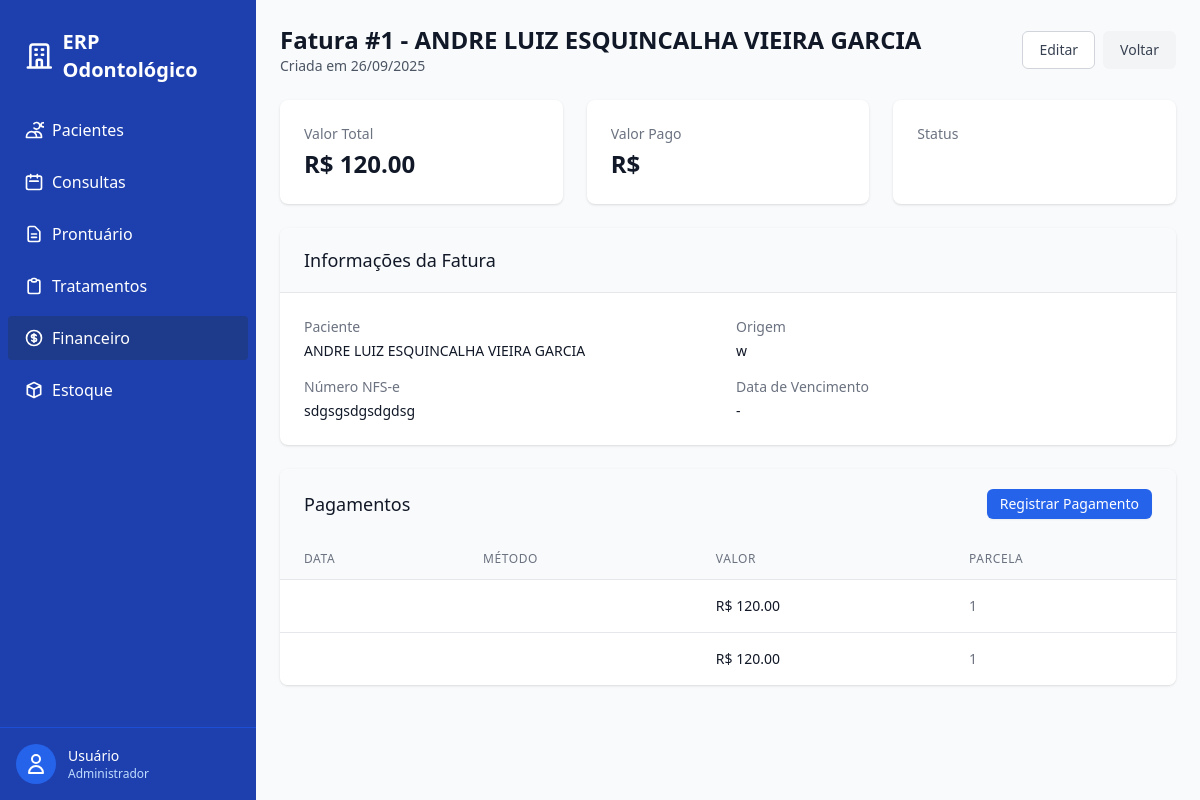
Page /financeiro/faturas/1/ (signed in) on the committed database.
### financeiro/models.py (models this page shows, shortened)
class Fatura(models.Model):
    class Status(models.TextChoices):
        ABERTA = "AB", "Aberta"
        PARCIAL = "PA", "Parcial"
        PAGA = "PG", "Paga"
        CANCELADA = "CA", "Cancelada"
    paciente = models.ForeignKey(Paciente, on_delete=models.PROTECT, related_name="faturas")
    origem = models.CharField(max_length=60, blank=True)  # ex.: consulta, plano, avulsa
    valor = models.DecimalField(max_digits=10, decimal_places=2)
    status = models.CharField(max_length=2, choices=Status.choices, default=Status.ABERTA)
    numero_nfse = models.CharField(max_length=60, blank=True)
    criado_em = models.DateTimeField(auto_now_add=True)
    class Meta:
        ordering = ["-criado_em"]
        verbose_name = "Fatura"
        verbose_name_plural = "Faturas"

class Pagamento(models.Model):
    class Metodo(models.TextChoices):
        PIX = "PX", "PIX"
        CARTAO = "CC", "Cartão"
        DINHEIRO = "DN", "Dinheiro"
        BOLETO = "BL", "Boleto"
    fatura = models.ForeignKey(Fatura, on_delete=models.CASCADE, related_name="pagamentos")
    metodo_pagamento = models.CharField(max_length=2, choices=Metodo.choices)
    valor = models.DecimalField(max_digits=10, decimal_places=2)
    pago_em = models.DateTimeField(auto_now_add=True)
    parcela = models.PositiveIntegerField(default=1)
    class Meta:
        ordering = ["-pago_em"]
        verbose_name = "Pagamento"
        verbose_name_plural = "Pagamentos"

### pacientes/models.py (models this page shows, shortened)
class Paciente(models.Model):
    nome = models.CharField(max_length=250)
    cpf = models.CharField(unique=True)
    data_nascimento = models.DateField()
    telefone = models.CharField()
    email = models.EmailField(blank=True)
    endereco = models.TextField(blank=True)
    is_active = models.BooleanField(default=True)
    deleted_at = models.DateTimeField(null=True, blank=True)
    criado_em = models.DateTimeField(auto_now_add=True)
    atualizado_em = models.DateTimeField(auto_now=True)
    class Meta:
        ordering = ['nome']
        verbose_name = "Paciente"
        verbose_name_plural = "Pacientes"

### financeiro/views.py (the view)
# urls.py: path("faturas/<int:pk>/", views.FaturaDetailView.as_view(), name="fatura_detail"),
class FaturaDetailView(LoginRequiredMixin, PermissionRequiredMixin, DetailView):
    model = Fatura
    template_name = "financeiro/fatura_detail.html"
    context_object_name = "fatura"
    permission_required = "financeiro.view_fatura"

### templates/financeiro/fatura_detail.html (shortened to what this page needs)
{% extends "base.html" %}
{% load static %}
{% block content %}
<div class="mb-6 flex justify-between items-center">
    <div>
        <h1 class="text-2xl font-bold text-gray-900">Fatura #{{ fatura.id }} - {{ fatura.paciente.nome }}</h1>
        <p class="text-sm text-gray-600">Criada em {{ fatura.criado_em|date:"d/m/Y" }}</p>
    </div>
    <div class="flex space-x-2">
        <a href="{% url 'financeiro:fatura_update' fatura.id %}"
            class="inline-flex items-center px-4 py-2 border border-gray-300 text-sm font-medium rounded-md text-gray-700 bg-white hover:bg-gray-50 focus:outline-none focus:ring-2 focus:ring-offset-2 focus:ring-blue-500">
            Editar
        </a>
        <a href="{% url 'financeiro:fatura_list' %}"
            class="inline-flex items-center px-4 py-2 border border-transparent text-sm font-medium rounded-md text-gray-700 bg-gray-100 hover:bg-gray-200 focus:outline-none focus:ring-2 focus:ring-offset-2 focus:ring-gray-500">
            Voltar
        </a>
    </div>
</div>
<div class="grid grid-cols-1 lg:grid-cols-3 gap-6 mb-6">
    <div class="bg-white overflow-hidden shadow rounded-lg">
        <div class="px-4 py-5 sm:p-6">
            <dt class="text-sm font-medium text-gray-500 truncate">Valor Total</dt>
            <dd class="mt-1 text-2xl font-semibold text-gray-900">R$ {{ fatura.valor }}</dd>
        </div>
    </div>
    <div class="bg-white overflow-hidden shadow rounded-lg">
        <div class="px-4 py-5 sm:p-6">
            <dt class="text-sm font-medium text-gray-500 truncate">Valor Pago</dt>
            <dd class="mt-1 text-2xl font-semibold text-gray-900">R$ {{ fatura.valor_pago }}</dd>
        </div>
    </div>
    <div class="bg-white overflow-hidden shadow rounded-lg">
        <div class="px-4 py-5 sm:p-6">
            <dt class="text-sm font-medium text-gray-500 truncate">Status</dt>
        </div>
    </div>
</div>
<div class="bg-white shadow overflow-hidden sm:rounded-lg mb-6">
    <div class="px-4 py-5 sm:px-6 bg-gray-50">
        <h3 class="text-lg leading-6 font-medium text-gray-900">Informações da Fatura</h3>
    </div>
    <div class="border-t border-gray-200 px-4 py-5 sm:p-6">
        <dl class="grid grid-cols-1 md:grid-cols-2 gap-4">
            <div>
                <dt class="text-sm font-medium text-gray-500">Paciente</dt>
                <dd class="mt-1 text-sm text-gray-900">{{ fatura.paciente.nome }}</dd>
            </div>
            <div>
                <dt class="text-sm font-medium text-gray-500">Origem</dt>
                <dd class="mt-1 text-sm text-gray-900">{{ fatura.origem }}</dd>
            </div>
            <div>
                <dt class="text-sm font-medium text-gray-500">Número NFS-e</dt>
                <dd class="mt-1 text-sm text-gray-900">{{ fatura.numero_nfse|default:"-" }}</dd>
            </div>
            <div>
                <dt class="text-sm font-medium text-gray-500">Data de Vencimento</dt>
                <dd class="mt-1 text-sm text-gray-900">{{ fatura.vencimento|date:"d/m/Y"|default:"-" }}</dd>
            </div>
        </dl>
    </div>
</div>
<div class="bg-white shadow overflow-hidden sm:rounded-lg">
    <div class="px-4 py-5 sm:px-6 bg-gray-50 flex justify-between items-center">
        <h3 class="text-lg leading-6 font-medium text-gray-900">Pagamentos</h3>
        <a href="{% url 'financeiro:pagamento_create' %}?fatura={{ fatura.id }}"
            class="inline-flex items-center px-3 py-1 border border-transparent text-sm font-medium rounded-md shadow-sm text-white bg-blue-600 hover:bg-blue-700 focus:outline-none focus:ring-2 focus:ring-offset-2 focus:ring-blue-500">
            Registrar Pagamento
        </a>
    </div>
    <div class="overflow-x-auto">
        <table class="min-w-full divide-y divide-gray-200">
            <thead class="bg-gray-50">
                <tr>
                    <th scope="col"
                        class="px-6 py-3 text-left text-xs font-medium text-gray-500 uppercase tracking-wider">Data</th>
                    <th scope="col"
                        class="px-6 py-3 text-left text-xs font-medium text-gray-500 uppercase tracking-wider">Método
                    </th>
                    <th scope="col"
                        class="px-6 py-3 text-left text-xs font-medium text-gray-500 uppercase tracking-wider">Valor
                    </th>
                    <th scope="col"
                        class="px-6 py-3 text-left text-xs font-medium text-gray-500 uppercase tracking-wider">Parcela
                    </th>
                </tr>
            </thead>
            <tbody class="bg-white divide-y divide-gray-200">
                {% for pagamento in fatura.pagamentos.all %}
                <tr class="hover:bg-gray-50">
                    <td class="px-6 py-4 whitespace-nowrap">
                    </td>
                    <td class="px-6 py-4 whitespace-nowrap">
                    </td>
                    <td class="px-6 py-4 whitespace-nowrap">
                        <div class="text-sm font-medium text-gray-900">R$ {{ pagamento.valor }}</div>
                    </td>
                    <td class="px-6 py-4 whitespace-nowrap">
                        <div class="text-sm text-gray-500">{{ pagamento.parcela|default:"-" }}</div>
                    </td>
                </tr>
                {% empty %}
                <tr>
                    <td colspan="4" class="px-6 py-4 text-center text-sm text-gray-500">
                        Nenhum pagamento registrado.
                    </td>
                </tr>
                {% endfor %}
            </tbody>
        </table>
    </div>
</div>
{% endblock %}

### rows in the picture
Fatura: id "1", paciente.nome "ANDRE LUIZ ESQUINCALHA VIEIRA GARCIA", criado_em "26/09/2025", valor "120.00", origem "w", numero_nfse "sdgsgsdgsdgdsg"
Pagamento: valor "120.00", parcela "1"
Pagamento: valor "120.00", parcela "1"

### other values in the picture
{{ fatura.vencimento|date:"d/m/Y"|default:"-" }} "-"
